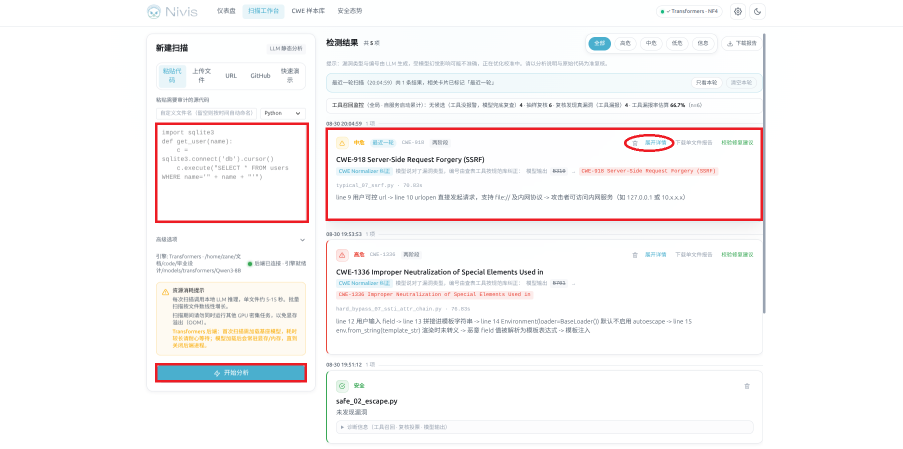
#> input picture docs/论文/ppt-rework-20260903/assets/shot_scan.png, 1806 x 898 px (shown at 1/2 size); its folder holds 8 pictures in this run
$ python clean_marks.py
#> lines starting #> are read from the running program, lines starting #| are printed output that depends on the picture; after the words box and inside, x2 and y2 are one past the last pixel; in counts of white or black regions, pixels touching at a corner belong together
# -*- coding: utf-8 -*-
"""去除产品截图上后加的高饱和红色手绘标注（粗框/圈），保留 UI 自身红色文字。"""
import cv2
import numpy as np
import os

ASSETS = r"D:\code\毕业设计\Graduation-Project\docs\论文\ppt-rework-20260903\assets"

def clean(name, out_name, min_area=600, dilate=3, radius=5):
#> called with name = 'shot_scan.png', out_name = 'shot_scan_clean.png', min_area = 600, dilate = 3, radius = 5
    fp = os.path.join(ASSETS, name)
    im = cv2.imdecode(np.fromfile(fp, dtype=np.uint8), cv2.IMREAD_COLOR)
#> im is the input picture: shape (898, 1806, 3); mean B, G, R 247.6, 247.4, 249
    b, g, r = cv2.split(im)
    # 高饱和标注红：R 高、G/B 低
    mask = ((r > 190) & (g < 62) & (b < 72)).astype(np.uint8) * 255
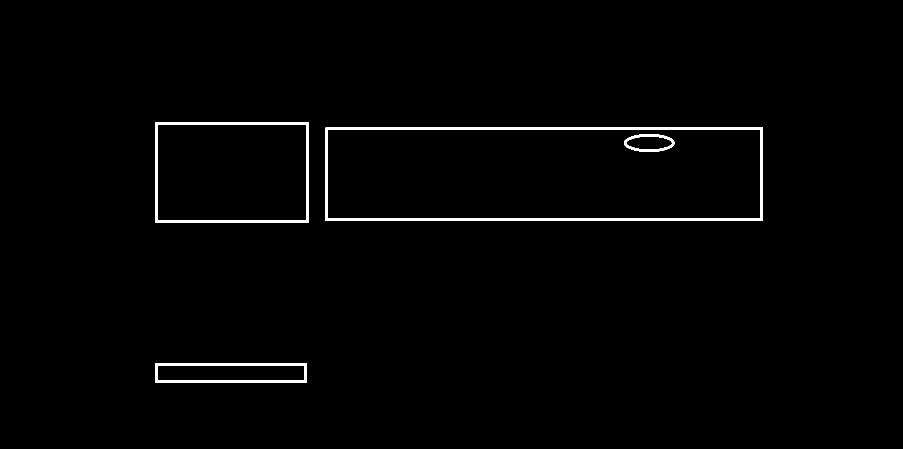
#> mask: shape (898, 1806) (shown at 1/2 size); 1.2% white; 4 white regions, box (x1, y1, x2, y2) and area: (651, 255, 1526, 442) 10520, (310, 245, 618, 446) 4990, (310, 726, 614, 765) 3330, (1248, 268, 1349, 304) 1064
    # 连通域过滤：只处理大块标注线条，保留小字红色 UI
    n, labels, stats, _ = cv2.connectedComponentsWithStats(mask, connectivity=8)
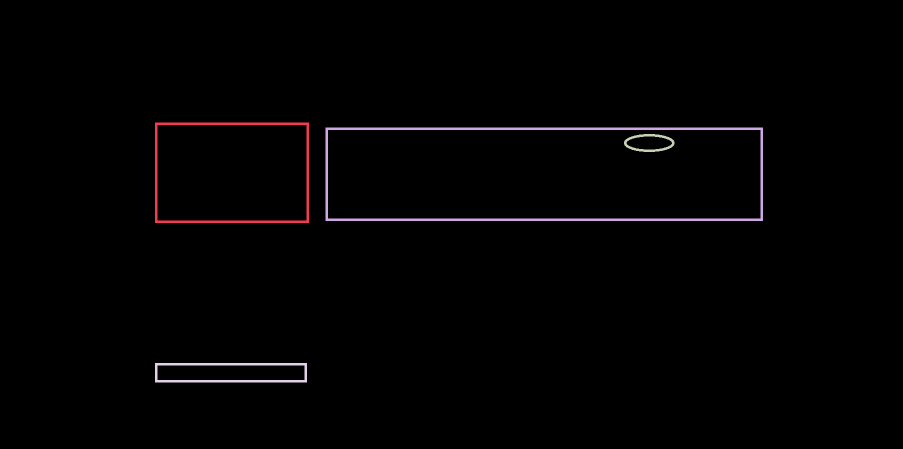
#> labels: shape (898, 1806) int32 (shown at 1/2 size); 5 distinct labels, from 0 to 4; one colour per label, 0 black
#> n = 5; stats = [[0, 0, 1806, 898, 1601884], [310, 245, 308, 201, 4990], [651, 255, 875, 187, 10520], [1248, 268, 101, 36, 1064], [310, 726, 304, 39, 3330]]
    keep = np.zeros_like(mask)
    kept = 0
    for i in range(1, n):
        if stats[i, cv2.CC_STAT_AREA] >= min_area:
            keep[labels == i] = 255
            kept += 1
#> after the loop, kept = 4
    keep = cv2.dilate(keep, np.ones((dilate, dilate), np.uint8), iterations=1)
#> keep: shape (898, 1806); 1.7% white; 4 white regions, box (x1, y1, x2, y2) and area: (650, 254, 1527, 443) 14728, (309, 244, 619, 447) 6986, (309, 725, 615, 766) 4662, (1247, 267, 1350, 305) 1572
    out = cv2.inpaint(im, keep, radius, cv2.INPAINT_TELEA)
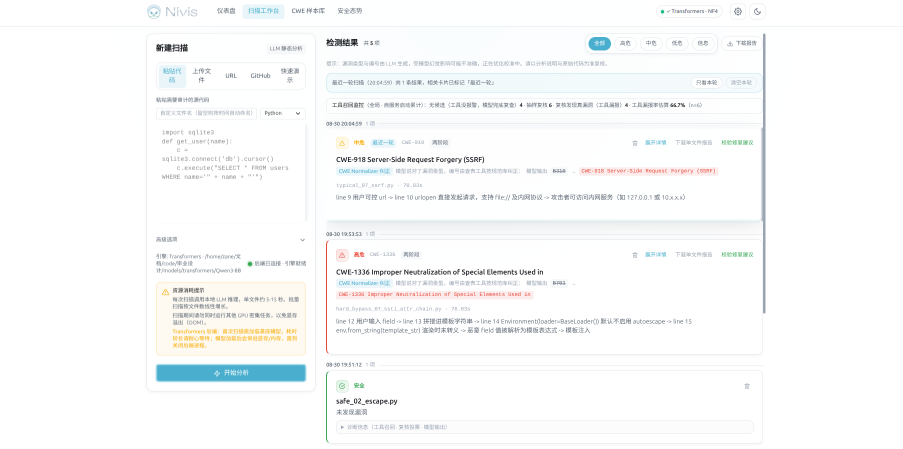
#> out: shape (898, 1806, 3) (shown at 1/2 size); mean B, G, R 250.2, 250, 249
    out_fp = os.path.join(ASSETS, out_name)
    ok, buf = cv2.imencode(".png", out)
    buf.tofile(out_fp)
    raw_px = int((mask > 0).sum()); kept_px = int((keep > 0).sum())
#> after `raw_px = int((mask > 0).sum())`: raw_px = 19904
#> after `kept_px = int((keep > 0).sum())`: kept_px = 27948
    print(f"{name}: comps={n-1} kept={kept} redpx={raw_px} inpaintpx={kept_px} -> {out_name}")
#| shot_scan.png: comps=4 kept=4 redpx=19904 inpaintpx=27948 -> shot_scan_clean.png

clean("shot_scan.png", "shot_scan_clean.png")
clean("shot_cwe.png", "shot_cwe_clean.png")
#> call 2 of clean, with name = 'shot_cwe.png', out_name = 'shot_cwe_clean.png', min_area = 600, dilate = 3, radius = 5
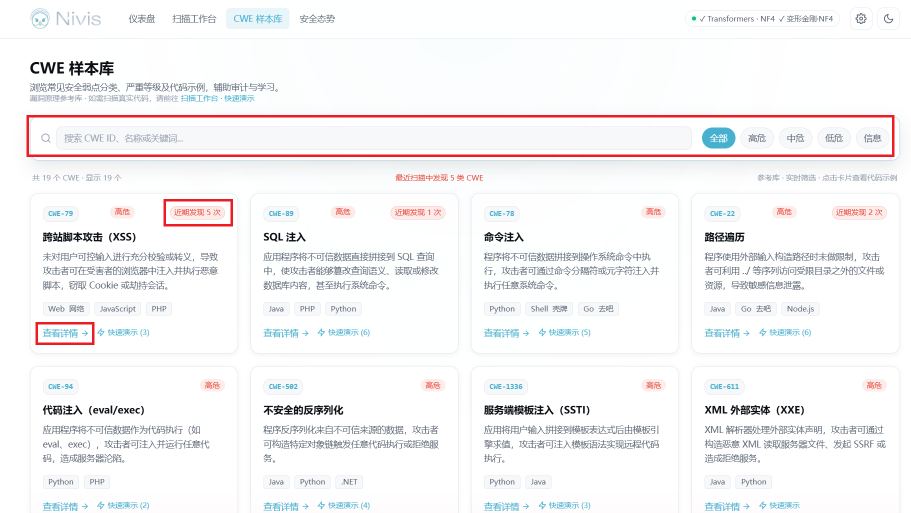
#> input picture docs/论文/ppt-rework-20260903/assets/shot_cwe.png, 1821 x 1025 px (shown at 1/2 size)
#> in clean, im is the input picture: shape (1025, 1821, 3); mean B, G, R 245.5, 244.5, 245.8
#> in clean (call 2), `b, g, r = cv2.split(im)`:
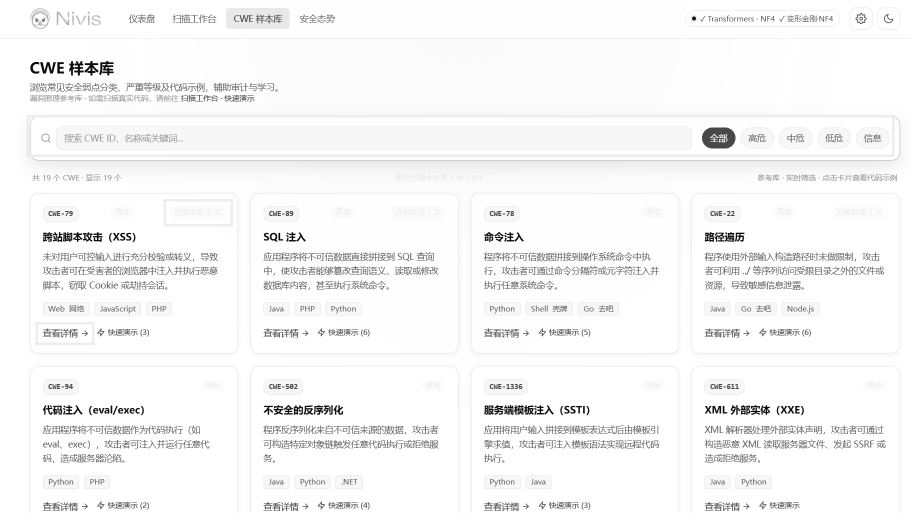
#> r: shape (1025, 1821) (shown at 1/2 size); min 11, max 255, mean 245.8
#> in clean (call 2), `mask = ((r > 190) & (g < 62) & (b < 72)).astype(np.uint8) * 255`:
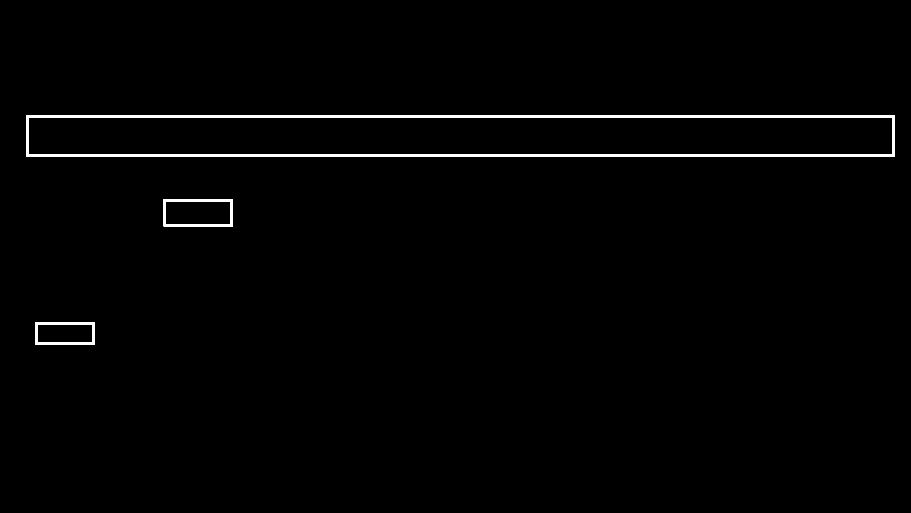
#> mask: shape (1025, 1821) (shown at 1/2 size); 1.2% white; 3 white regions, box (x1, y1, x2, y2) and area: (53, 230, 1789, 314) 18100, (327, 398, 466, 453) 1840, (71, 644, 189, 690) 1540
#> in clean (call 2), `n, labels, stats, _ = cv2.connectedComponentsWithStats(mask, connectiv..`: labels: shape (1025, 1821) int32; 4 distinct labels, from 0 to 3
#> in clean (call 2), `n, labels, stats, _ = cv2.connectedComponentsWithStats(mask, connectiv..`: n = 4; stats = [[0, 0, 1821, 1025, 1845045], [53, 230, 1736, 84, 18100], [327, 398, 139, 55, 1840], [71, 644, 118, 46, 1540]]
#> after the loop in clean (call 2), `for i in range(1, n):`: kept = 3
#> in clean (call 2), `keep = cv2.dilate(keep, np.ones((dilate, dilate), np.uint8), iteration..`:
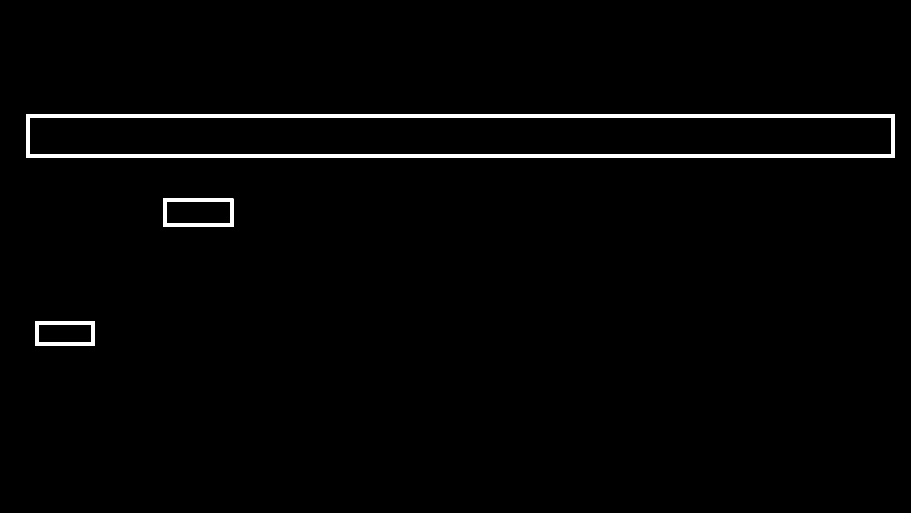
#> keep: shape (1025, 1821) (shown at 1/2 size); 1.6% white; 3 white regions, box (x1, y1, x2, y2) and area: (52, 229, 1790, 315) 25340, (326, 397, 467, 454) 2576, (70, 643, 190, 691) 2156
#> in clean (call 2), `raw_px = int((mask > 0).sum())`: raw_px = 21480
#> in clean (call 2), `kept_px = int((keep > 0).sum())`: kept_px = 30072
#| shot_cwe.png: comps=3 kept=3 redpx=21480 inpaintpx=30072 -> shot_cwe_clean.png
